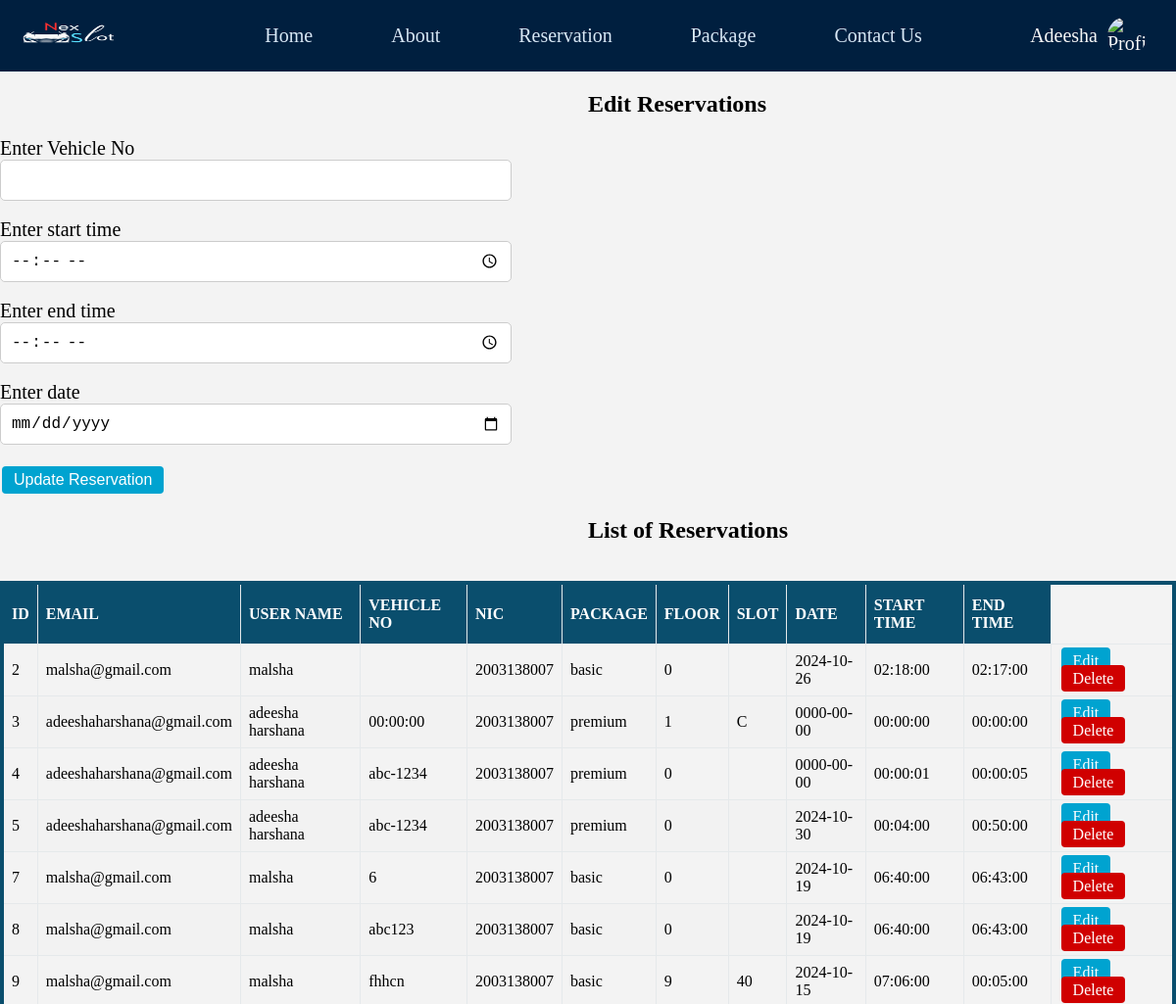
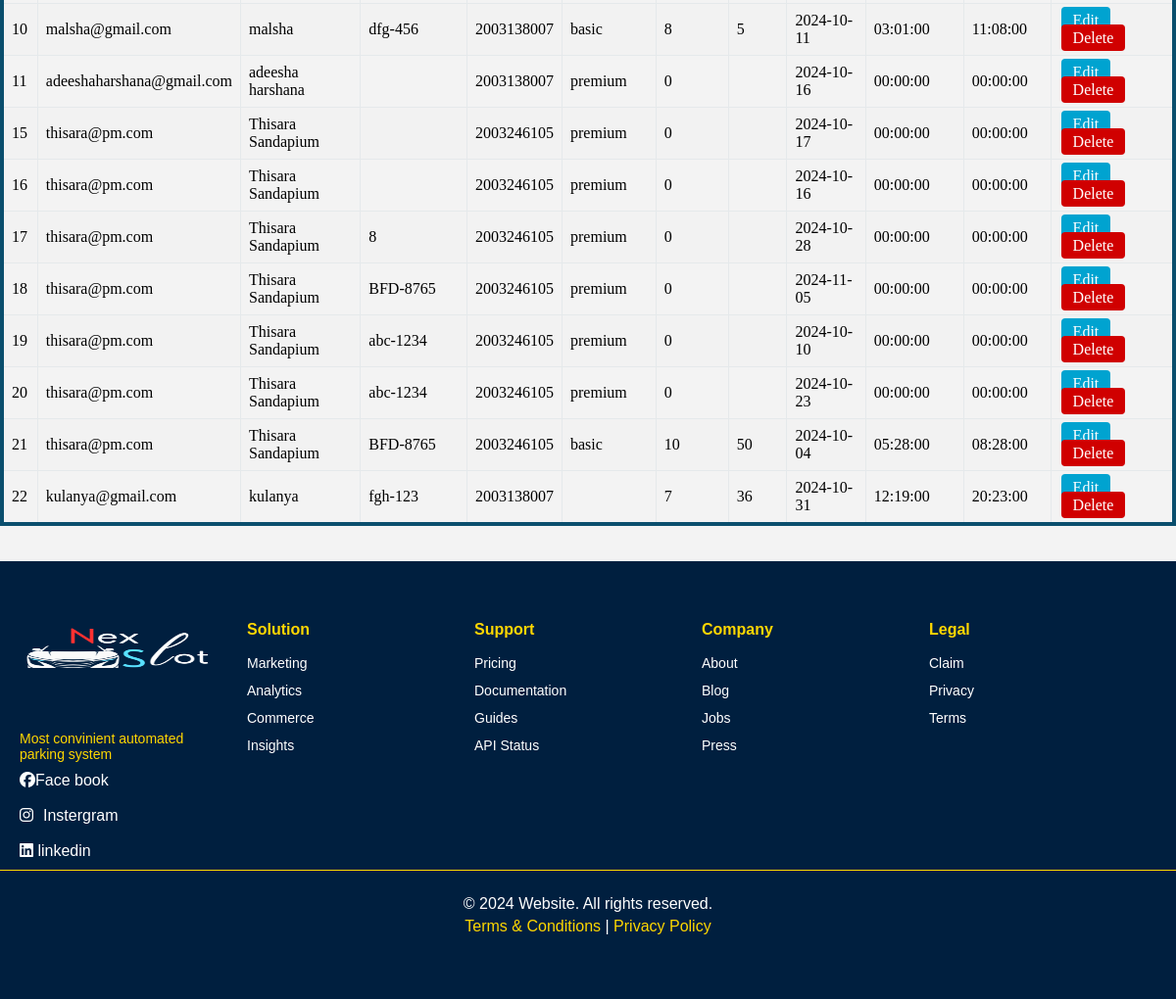
The page /adminReservation.php (signed in) on the database its author committed (2 pictures, top to bottom).
### tables this page shows
CREATE TABLE `reservation` (
  `email` varchar(32) NOT NULL,
  `username` varchar(32) NOT NULL,
  `nic` varchar(10) NOT NULL,
  `license_number` varchar(10) NOT NULL,
  `vehicle` varchar(10) NOT NULL,
  `floor` int(11) NOT NULL,
  `slot` varchar(10) NOT NULL,
  `package` varchar(10) NOT NULL,
  `date` date NOT NULL,
  `start_time` time NOT NULL,
  `end_time` time NOT NULL,
  `reservationID` int(32) NOT NULL
);

### adminReservation.php (the view, shortened to what this page needs)
<?php
    if(!isset($_SESSION["submit"])){
        include("loginHeader.php");
    }
    else{
        include("header.php");
    }
    require_once 'database.php';
?>
<!DOCTYPE html>
<html lang="en">
<head>
    <link rel="stylesheet" href="style\adminUser.css">
</head>
<body>
<div class="container" id="form-container">
    <h2>Edit Reservations</h2>
    <form method="post" action="">
        <div class="inputs">
            <label for="admin_name">Enter Vehicle No</label><br>
            <input type="text" name="vehicle" id="name" value="<?php echo isset($vehicle) ? $vehicle : '';?>" required><br><br>
            <label for="admin_username">Enter start time</label><br>
            <input type="time" name="start" id="username" value="<?php echo isset($start) ? $start : ''; ?>" required><br><br>
            <label for="admin_username">Enter end time</label><br>
            <input type="time" name="end" id="username" value="<?php echo isset($end) ? $end : ''; ?>" required><br><br>
            <label for="admin_username">Enter date</label><br>
            <input type="date" name="date" id="username" value="<?php echo isset($date) ? $date : ''; ?>" required><br><br>
                <button type="submit" name="update" class="button" id="btn">Update Reservation</button>
        </div>
    </form>
</div>
    <div class="container" id="table-container">
    <h2>List of Reservations</h2>
    <br>
    <table class="table">
        <thead>
            <tr>
                <th>ID</th>
                <th>EMAIL</th>
                <th>USER NAME</th>
                <th>VEHICLE NO</th>
                <th>NIC</th>
                <th>PACKAGE</th>
                <th>FLOOR</th>
                <th>SLOT</th>
                <th>DATE</th>
                <th>START TIME</th>
                <th>END TIME</th>
            </tr>
        </thead>
        <tbody>
        <?php
        $query = "SELECT * FROM reservation";
        $query_run = mysqli_query($conn, $query);
        if (mysqli_num_rows($query_run) > 0) {
            while ($row = mysqli_fetch_assoc($query_run)) {
                ?>
                <tr>
                    <td><?php echo $row['reservationID']; ?></td>
                    <td><?php echo $row['email']; ?></td>
                    <td><?php echo $row['username']; ?></td>
                    <td><?php echo $row['vehicle']; ?></td>
                    <td><?php echo $row['nic']; ?></td>
                    <td><?php echo $row['package']; ?></td>
                    <td><?php echo $row['floor']; ?></td>
                    <td><?php echo $row['slot']; ?></td>
                    <td><?php echo $row['date']; ?></td>
                    <td><?php echo $row['start_time']; ?></td>
                    <td><?php echo $row['end_time']; ?></td>
                    <td>
                    <a class='button' id='btn1' href='viewReservationPremium.php?edit_id=<?php echo $row['reservationID']; ?>'>Edit</a>
                        <a class='button' id='btn2' href='viewReservationPremium.php?delete_id=<?php echo $row['reservationID']; ?>' onclick="return confirm('Are you sure you want to delete this admin?');">Delete</a>
                    </td>
                </tr>
                <?php
            }
        } else {
            echo "<tr><td colspan='8'>No record found</td></tr>";
        }
        ?>
        </tbody>
    </table>
</div>
<br><br>
</body>
</html>
<?php include 'footer.php'; ?>

### style/header.css (style rules this page uses)
body { background-color: #f7f7f7; margin: 0px; }

### style/adminUser.css (style rules this page uses)
body { background-color: #ebebeb98; font-family: poppins; }
.table { font-family: poppins; border-collapse: collapse; width: 100%; margin-left: auto; margin-right: auto; border: 4px solid rgb(10, 78, 109); }
#table-container { margin-bottom: 0px; width: 100%; }
.table td, th { border: 1px solid #e5e9eb; padding: 8px; height: 30px; }
.table tr:nth-child(even) { background-color: #f2f2f2; }
.table th { padding-top: 12px; padding-bottom: 12px; text-align: left; background-color: rgb(10, 78, 109);; color: white; }
.button { border-radius: 4px; border: none; padding: 5px 12px; text-align: center; text-decoration: none; font-size: 16px; margin: 4px 2px; cursor: pointer; }
#btn , #btn1 { background-color: rgb(0, 163, 208); color: rgb(255, 255, 255); }
#btn2 { background-color: rgb(208, 0, 0); color: rgb(255, 255, 255); }
.container h2 { padding-left: 50%; }
label { font-size: 20px; padding-top: 10px; }
input { width: 500px; height: 20px; padding: 10px; font-size: 16px; border: 1px solid #ccc; border-radius: 5px; }

### style/footer.css (style rules this page uses)
body { margin: 0; }

### rows shown on the page
reservation: reservationID "2", email "malsha@gmail.com", username "malsha", nic "2003138007", package "basic", floor "0", date "2024-10-26", start_time "02:18:00", end_time "02:17:00"
reservation: reservationID "3", email "adeeshaharshana@gmail.com", username "adeesha harshana", vehicle "00:00:00", nic "2003138007", package "premium", floor "1", slot "C", date "0000-00-00", start_time "00:00:00", end_time "00:00:00"
reservation: reservationID "4", email "adeeshaharshana@gmail.com", username "adeesha harshana", vehicle "abc-1234", nic "2003138007", package "premium", floor "0", date "0000-00-00", start_time "00:00:01", end_time "00:00:05"
reservation: reservationID "5", email "adeeshaharshana@gmail.com", username "adeesha harshana", vehicle "abc-1234", nic "2003138007", package "premium", floor "0", date "2024-10-30", start_time "00:04:00", end_time "00:50:00"
reservation: reservationID "7", email "malsha@gmail.com", username "malsha", vehicle "6", nic "2003138007", package "basic", floor "0", date "2024-10-19", start_time "06:40:00", end_time "06:43:00"
reservation: reservationID "8", email "malsha@gmail.com", username "malsha", vehicle "abc123", nic "2003138007", package "basic", floor "0", date "2024-10-19", start_time "06:40:00", end_time "06:43:00"
reservation: reservationID "9", email "malsha@gmail.com", username "malsha", vehicle "fhhcn", nic "2003138007", package "basic", floor "9", slot "40", date "2024-10-15", start_time "07:06:00", end_time "00:05:00"
reservation: reservationID "10", email "malsha@gmail.com", username "malsha", vehicle "dfg-456", nic "2003138007", package "basic", floor "8", slot "5", date "2024-10-11", start_time "03:01:00", end_time "11:08:00"
reservation: reservationID "11", email "adeeshaharshana@gmail.com", username "adeesha harshana", nic "2003138007", package "premium", floor "0", date "2024-10-16", start_time "00:00:00", end_time "00:00:00"
reservation: reservationID "15", email "thisara@pm.com", username "Thisara Sandapium", nic "2003246105", package "premium", floor "0", date "2024-10-17", start_time "00:00:00", end_time "00:00:00"
reservation: reservationID "16", email "thisara@pm.com", username "Thisara Sandapium", nic "2003246105", package "premium", floor "0", date "2024-10-16", start_time "00:00:00", end_time "00:00:00"
reservation: reservationID "17", email "thisara@pm.com", username "Thisara Sandapium", vehicle "8", nic "2003246105", package "premium", floor "0", date "2024-10-28", start_time "00:00:00", end_time "00:00:00"
reservation: reservationID "18", email "thisara@pm.com", username "Thisara Sandapium", vehicle "BFD-8765", nic "2003246105", package "premium", floor "0", date "2024-11-05", start_time "00:00:00", end_time "00:00:00"
reservation: reservationID "19", email "thisara@pm.com", username "Thisara Sandapium", vehicle "abc-1234", nic "2003246105", package "premium", floor "0", date "2024-10-10", start_time "00:00:00", end_time "00:00:00"
reservation: reservationID "20", email "thisara@pm.com", username "Thisara Sandapium", vehicle "abc-1234", nic "2003246105", package "premium", floor "0", date "2024-10-23", start_time "00:00:00", end_time "00:00:00"
reservation: reservationID "21", email "thisara@pm.com", username "Thisara Sandapium", vehicle "BFD-8765", nic "2003246105", package "basic", floor "10", slot "50", date "2024-10-04", start_time "05:28:00", end_time "08:28:00"
reservation: reservationID "22", email "kulanya@gmail.com", username "kulanya", vehicle "fgh-123", nic "2003138007", floor "7", slot "36", date "2024-10-31", start_time "12:19:00", end_time "20:23:00"

### other values the page prints
$_SESSION['name'] "Adeesha"
